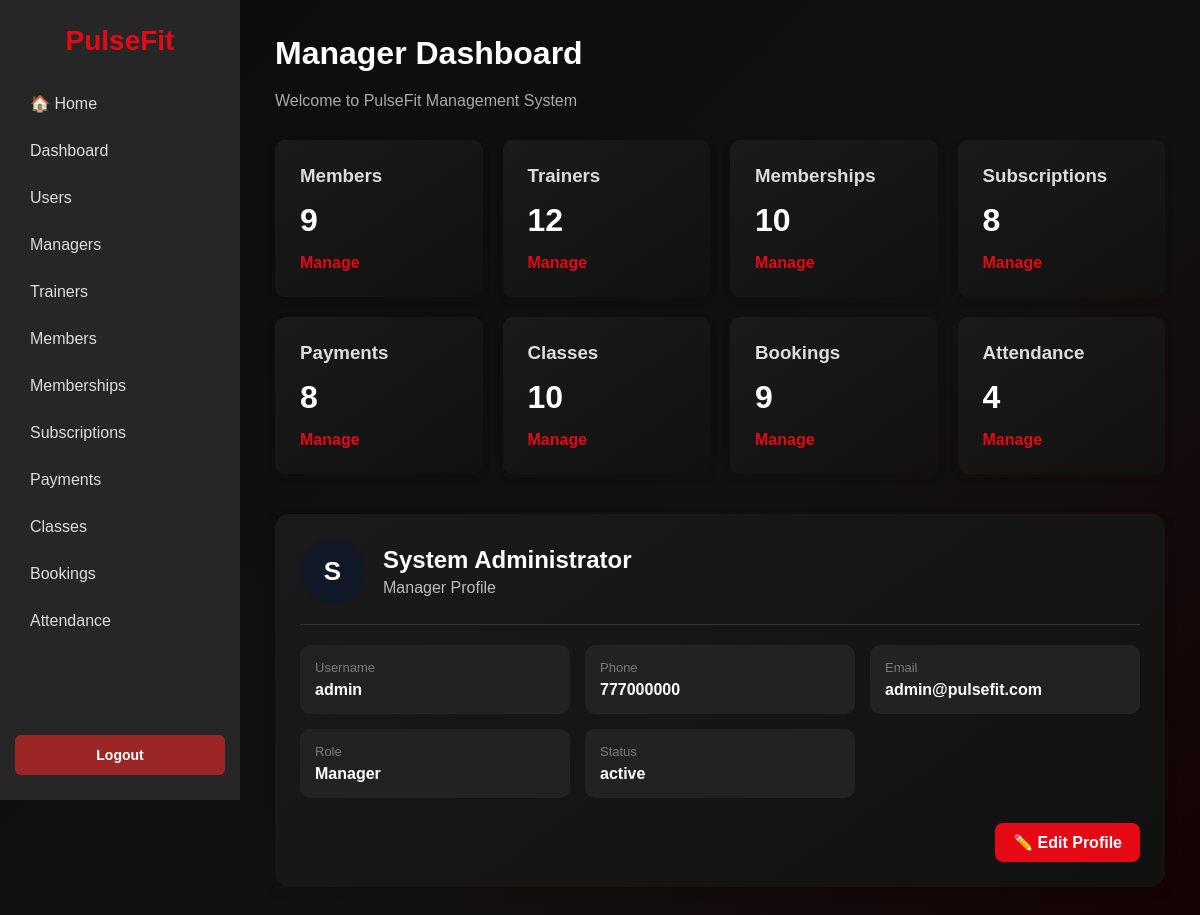
The app's page /pages/admin/managers/dashboard.php (signed in) with its own data.
### tables this page shows
CREATE TABLE `users` (
  `user_id` int(10) NOT NULL COMMENT 'pk',
  `full_name` varchar(100) NOT NULL,
  `username` varchar(50) NOT NULL,
  `password` varchar(255) NOT NULL,
  `role` varchar(20) NOT NULL,
  `profile_id` int(10) DEFAULT 4,
  `phone` varchar(20) NOT NULL,
  `email` varchar(100) NOT NULL,
  `status` varchar(20) NOT NULL,
  `image` varchar(255) DEFAULT NULL
);

### functions/helpers.php (called while the page is built, shortened)
<?php
function baseUrl()
{
    return "/PulseFit";
}

### pages/admin/managers/dashboard.php (the view, shortened to what this page needs)
<?php
require_once __DIR__ . "/../../../functions/helpers.php";
require_once __DIR__ . "/../../../config/database.php";
$user_id = $_SESSION["user_id"];
$stmt = $conn->prepare(
    "SELECT
        user_id,
        full_name,
        username,
        phone,
        email,
        role,
        status,
        image
     FROM users
     WHERE user_id = ?"
);
$stmt->bind_param("i", $user_id);
$stmt->execute();
$user = $stmt->get_result()->fetch_assoc();
$result = $conn->query(
    "SELECT COUNT(*) AS total
     FROM members"
);
$members = $result->fetch_assoc()["total"];
$result = $conn->query(
    "SELECT COUNT(*) AS total
     FROM trainers"
);
$trainers = $result->fetch_assoc()["total"];
$result = $conn->query(
    "SELECT COUNT(*) AS total
     FROM memberships"
);
$memberships = $result->fetch_assoc()["total"];
$result = $conn->query(
    "SELECT COUNT(*) AS total
     FROM subscriptions"
);
$subscriptions = $result->fetch_assoc()["total"];
$result = $conn->query(
    "SELECT COUNT(*) AS total
     FROM payments"
);
$payments = $result->fetch_assoc()["total"];
$result = $conn->query(
    "SELECT COUNT(*) AS total
     FROM classes"
);
$classes = $result->fetch_assoc()["total"];
$result = $conn->query(
    "SELECT COUNT(*) AS total
     FROM bookings"
);
$bookings = $result->fetch_assoc()["total"];
$result = $conn->query(
    "SELECT COUNT(*) AS total
     FROM attendance"
);
$attendance = $result->fetch_assoc()["total"];
?>
<!DOCTYPE html>
<html lang="en">
<head>
    <link
        rel="stylesheet"
        href="../../../assets/css/style.css"
    >
</head>
<body>
<div class="dashboard">
    <?php require_once __DIR__ . "/../../../includes/sidebar.php"; ?>
    <main class="main-content">
        <header class="dashboard-header">
            <div>
                <h1>
                    Manager Dashboard
                </h1>
                <p>
                    Welcome to PulseFit Management System
                </p>
            </div>
        </header>
        <section class="cards">
            <div class="card">
                <h3>
                    Members
                </h3>
                <p>
                    <?= $members ?>
                </p>
                <a href="../../members/members.php">
                    Manage
                </a>
            </div>
            <div class="card">
                <h3>
                    Trainers
                </h3>
                <p>
                    <?= $trainers ?>
                </p>
                <a href="../../trainers/trainers.php">
                    Manage
                </a>
            </div>
            <div class="card">
                <h3>
                    Memberships
                </h3>
                <p>
                    <?= $memberships ?>
                </p>
                <a href="../../memberships/memberships.php">
                    Manage
                </a>
            </div>
            <div class="card">
                <h3>
                    Subscriptions
                </h3>
                <p>
                    <?= $subscriptions ?>
                </p>
                <a href="../../subscriptions/subscriptions.php">
                    Manage
                </a>
            </div>
            <div class="card">
                <h3>
                    Payments
                </h3>
                <p>
                    <?= $payments ?>
                </p>
                <a href="../../payments/payments.php">
                    Manage
                </a>
            </div>
            <div class="card">
                <h3>
                    Classes
                </h3>
                <p>
                    <?= $classes ?>
                </p>
                <a href="../../gym_classes/classes.php">
                    Manage
                </a>
            </div>
            <div class="card">
                <h3>
                    Bookings
                </h3>
                <p>
                    <?= $bookings ?>
                </p>
                <a href="../../bookings/bookings.php">
                    Manage
                </a>
            </div>
            <div class="card">
                <h3>
                    Attendance
                </h3>
                <p>
                    <?= $attendance ?>
                </p>
                <a href="../../attendance/attendance.php">
                    Manage
                </a>
            </div>
        </section>
        <section class="profile-card">
            <div class="profile-header">
                <div class="profile-avatar">
                    <?php if (!empty($user["image"])): ?>
                        <img
                            src="/PulseFit/uploads/users/<?= htmlspecialchars($user["image"]) ?>"
                            alt="Profile Photo"
                        >
                    <?php else: ?>
                        <?= strtoupper(
                            substr(
                                $user["full_name"],
                                0,
                                1
                            )
                        ) ?>
                    <?php endif; ?>
                </div>
                <div>
                    <h2>
                        <?= htmlspecialchars(
                            $user["full_name"]
                        ) ?>
                    </h2>
                    <p>
                        Manager Profile
                    </p>
                </div>
            </div>
            <div class="profile-info">
                <div class="profile-item">
                    <span>
                        Username
                    </span>
                    <strong>
                        <?= htmlspecialchars(
                            $user["username"]
                        ) ?>
                    </strong>
                </div>
                <div class="profile-item">
                    <span>
                        Phone
                    </span>
                    <strong>
                        <?= htmlspecialchars(
                            $user["phone"]
                        ) ?>
                    </strong>
                </div>
                <div class="profile-item">
                    <span>
                        Email
                    </span>
                    <strong>
                        <?= htmlspecialchars(
                            $user["email"]
                        ) ?>
                    </strong>
                </div>
                <div class="profile-item">
                    <span>
                        Role
                    </span>
                    <strong>
                        Manager
                    </strong>
                </div>
                <div class="profile-item">
                    <span>
                        Status
                    </span>
                    <strong>
                        <?= htmlspecialchars(
                            $user["status"]
                        ) ?>
                    </strong>
                </div>
            </div>
            <div class="profile-card-actions">
<a
    href="<?= baseUrl() ?>/pages/profile/edit.php"
    class="edit-profile-btn"
>
    ✏️ Edit Profile
</a>
</div>
        </section>
    </main>
</div>
</body>
</html>

### records on screen
users: full_name "S", full_name "System Administrator", username "admin", phone "777000000", email "admin@pulsefit.com", status "active"

### other values on screen
$members "9"
$trainers "12"
$memberships "10"
$subscriptions "8"
$payments "8"
$classes "10"
$bookings "9"
$attendance "4"
